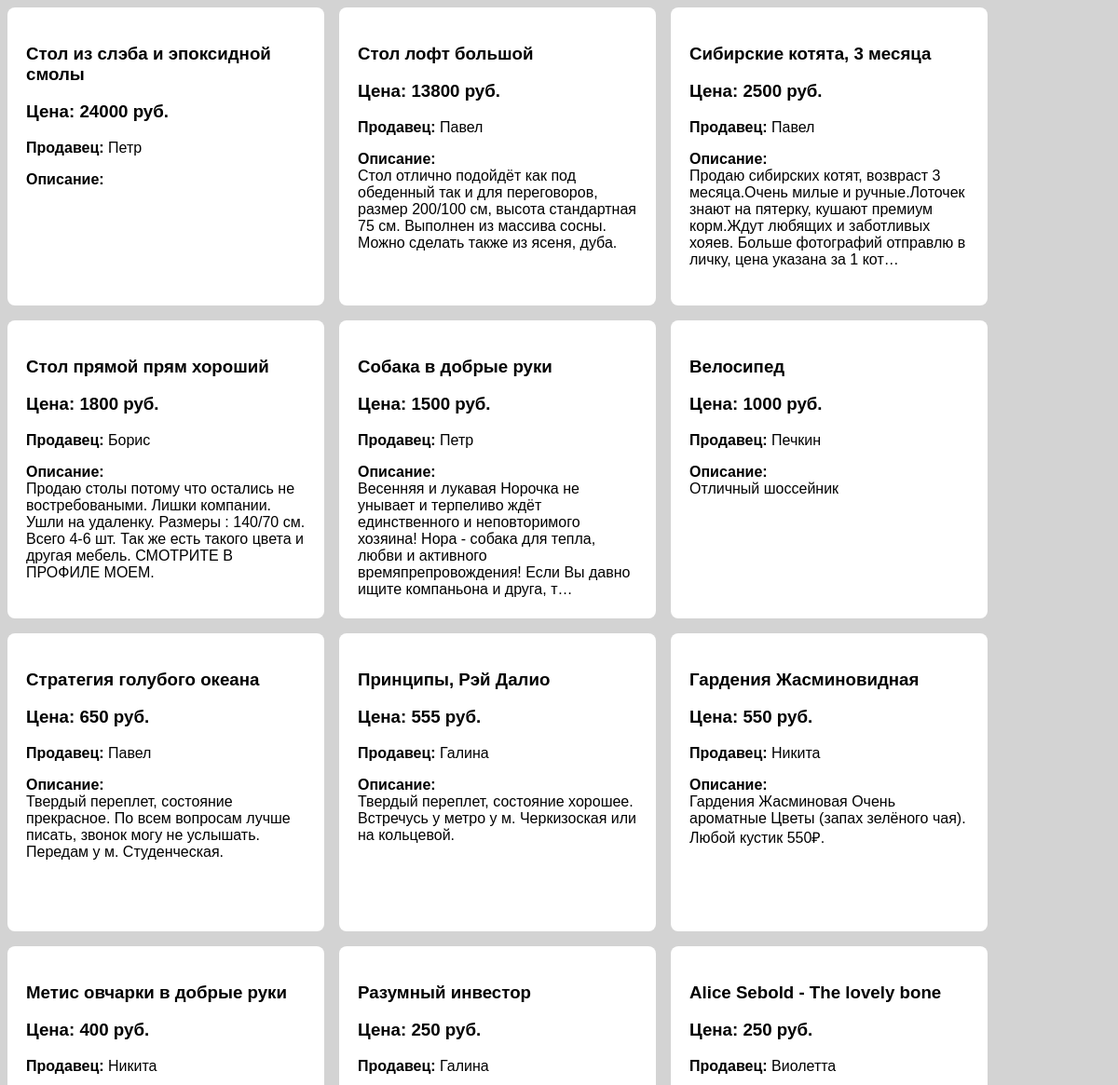
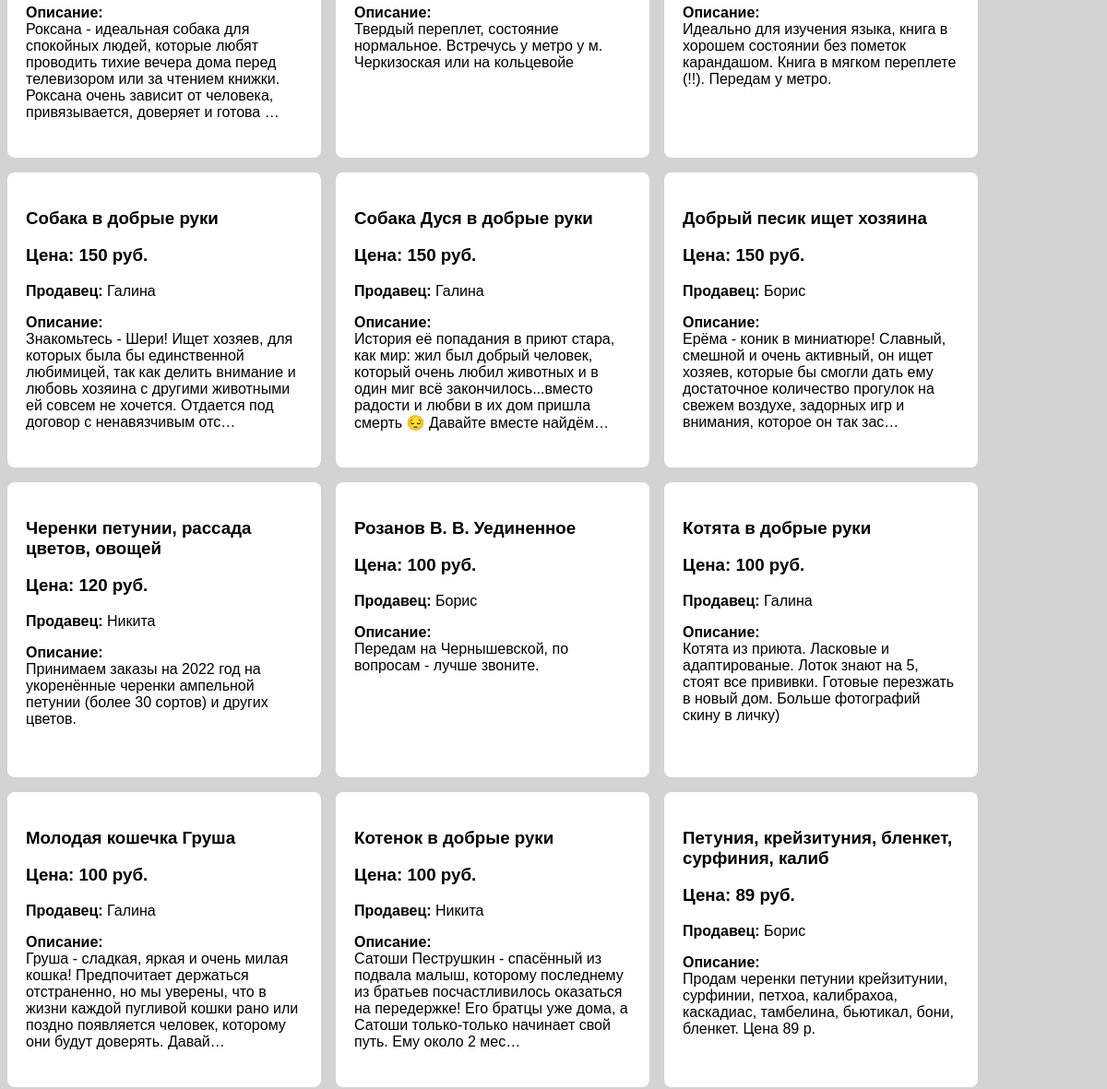
Page /ads/ad/http/ (upper part) on the earlier database version (2 pictures, top to bottom).
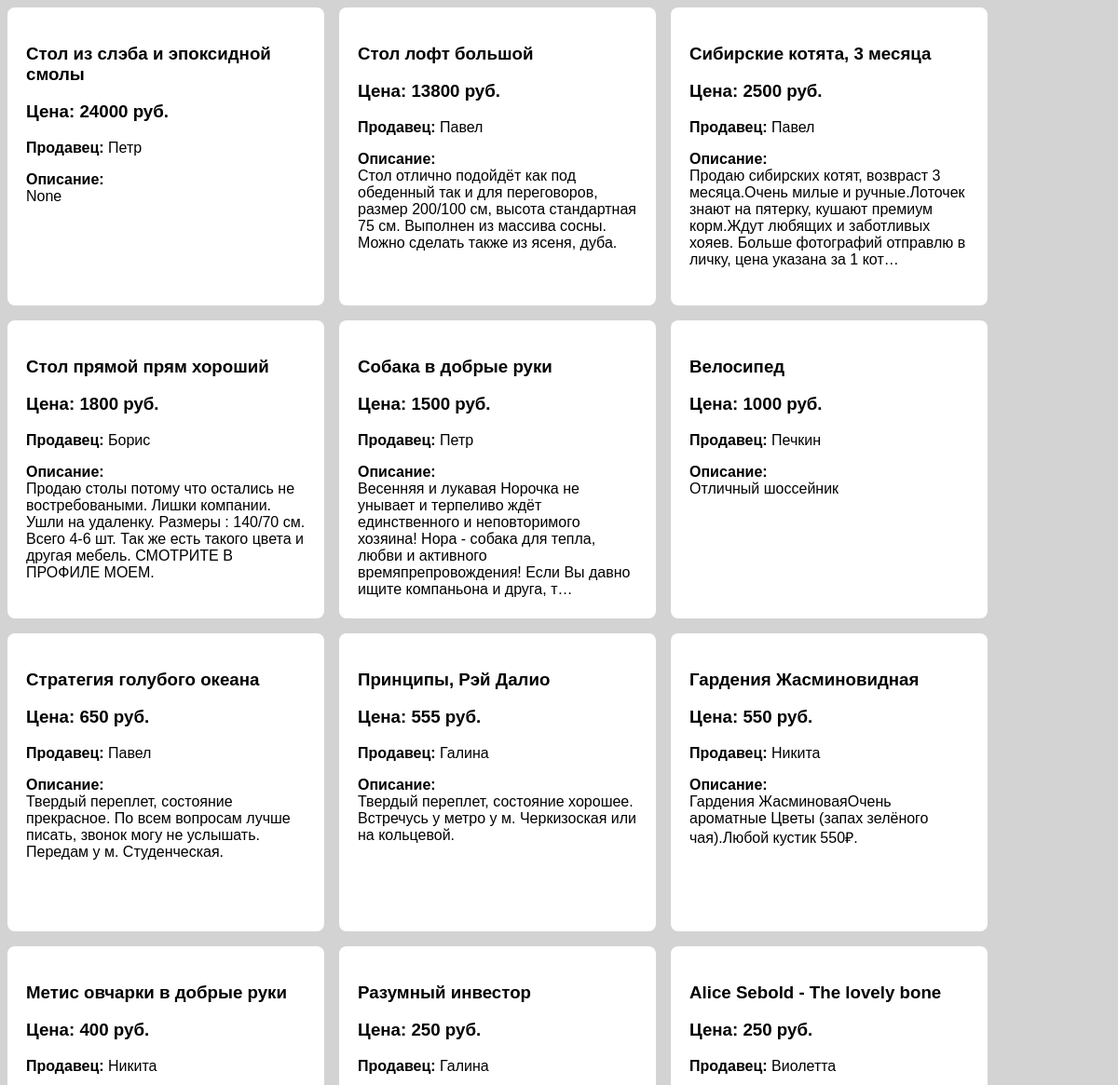
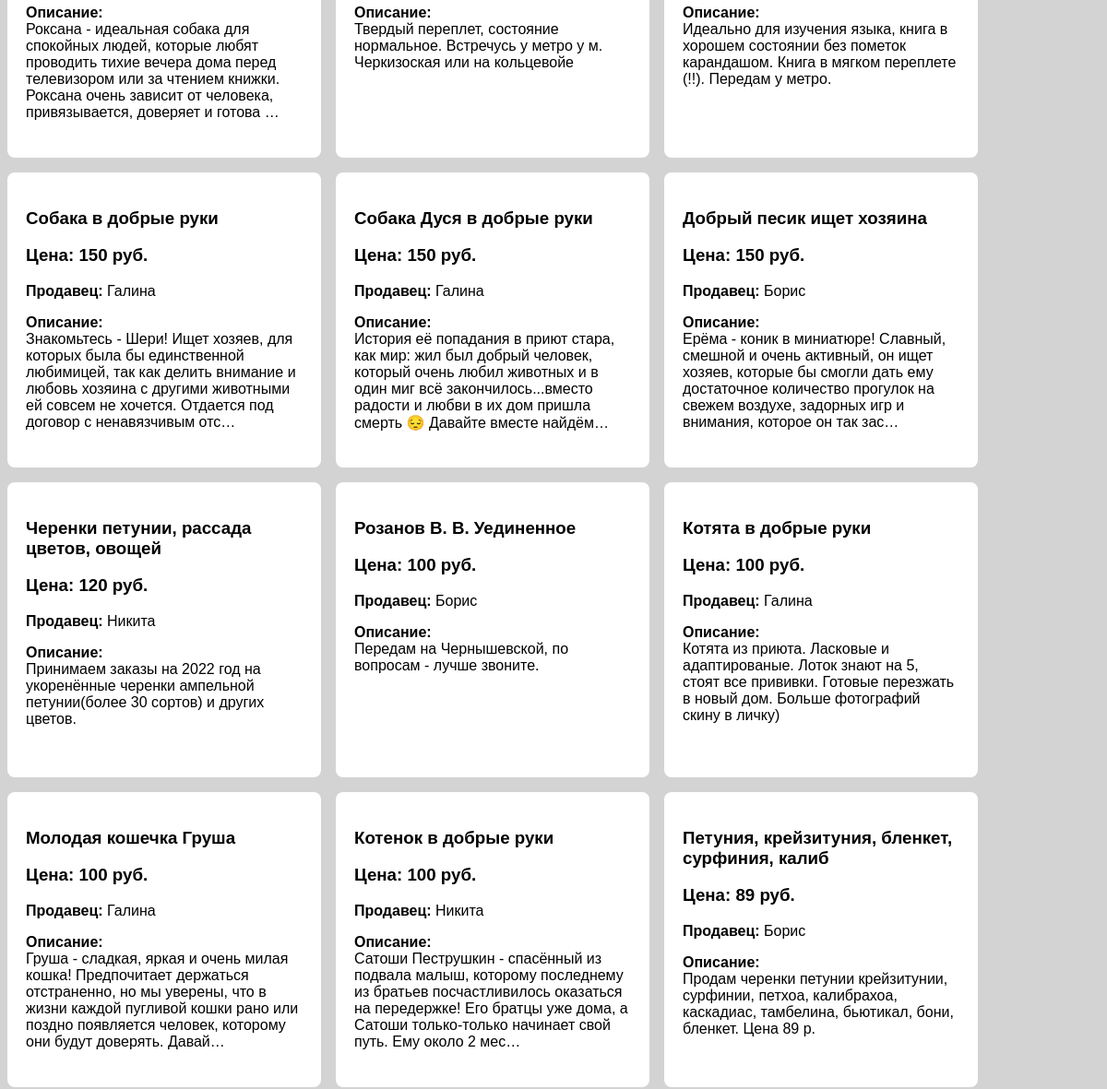
Same page on the later database version (2 pictures, top to bottom).
### ads/models.py (models this page shows, shortened)
class Ad(models.Model):
    name = models.CharField(max_length=100, verbose_name="Объявление")
    author = models.CharField(max_length=100, verbose_name="Автор")
    price = models.IntegerField(verbose_name="Цена")
    description = models.CharField(max_length=1000, verbose_name="Описание", null=True, blank=True)
    address = models.CharField(max_length=120, verbose_name="Адрес")
    is_published = models.BooleanField(default=False, verbose_name="Опубликован или нет")
    category_id = models.ForeignKey('Cat', on_delete=models.PROTECT, verbose_name="Категория")
    class Meta:
        verbose_name_plural = "Объявления"
        verbose_name = "Объявление"
        ordering = ["-price"]

### ads/views.py (the view)
# urls.py: path("ad/http/", views.AdHTTPView.as_view(), name="ad_http"),
@method_decorator(csrf_exempt, name="dispatch")
class AdHTTPView(View):
    @staticmethod
    def get(request) -> HttpResponse:
        res_obj = ADO.filter(name__iregex=name) if (name := request.GET.get("name", None)) else ADO.all()
        return render(request, "ads_list.html", {"ads": res_obj})

### ads/templates/ads_list.html (shortened to what this page needs)
{% load static %}
<!DOCTYPE html>
<html lang="en">
<head>
    <link rel="stylesheet" href="{% static 'style.css' %}">
</head>
<body class="board">
    {% for ad in ads %}
    <a href="{{ ad.pk }}/">
        <div class="card">
            <h3>{{ ad.name }}</h3>
            <h3>Цена: {{ ad.price }} руб.</h3>
            <p><b>Продавец:</b> {{ ad.author }}</p>
            <p><b>Описание:</b><br>{{ ad.description | truncatechars:200 }}</p>
        </div>
    </a>
    {% endfor %}
</body>
</html>

Differences in the rows shown:
changed Ad "Стол из слэба и эпоксидной смолы": description (not shown) → "None"
changed Ad "Гардения Жасминовидная": description "Гардения Жасминовая Очень ароматные Цветы (запах зелёного чая). Любой кустик 550₽." → "Гардения ЖасминоваяОчень ароматные Цветы (запах зелёного чая).Любой кустик 550₽."
changed Ad "Черенки петунии, рассада цветов, овощей": description "Принимаем заказы на 2022 год на укоренённые черенки ампельной петунии (более 30 сортов) и других цветов." → "Принимаем заказы на 2022 год на укоренённые черенки ампельной петунии(более 30 сортов) и других цветов."
